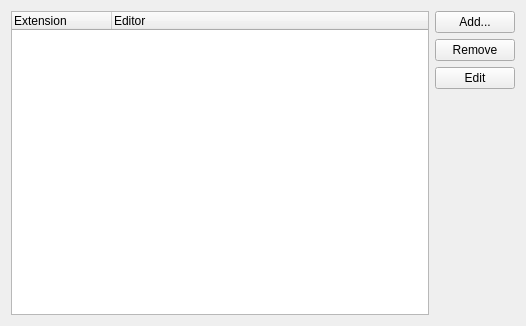
<?xml version="1.0" encoding="UTF-8"?>
<ui version="4.0">
 <class>SettingFileAssociationSection</class>
 <widget class="QWidget" name="SettingFileAssociationSection">
  <property name="geometry">
   <rect>
    <x>0</x>
    <y>0</y>
    <width>526</width>
    <height>326</height>
   </rect>
  </property>
  <property name="sizePolicy">
   <sizepolicy hsizetype="Expanding" vsizetype="Preferred">
    <horstretch>0</horstretch>
    <verstretch>0</verstretch>
   </sizepolicy>
  </property>
  <property name="windowTitle">
   <string>Form</string>
  </property>
  <layout class="QGridLayout" name="gridLayout">
   <item row="0" column="2">
    <layout class="QVBoxLayout" name="extensionsButtonsLayout">
     <item>
      <widget class="QPushButton" name="add">
       <property name="text">
        <string>Add...</string>
       </property>
      </widget>
     </item>
     <item>
      <widget class="QPushButton" name="remove">
       <property name="text">
        <string>Remove</string>
       </property>
      </widget>
     </item>
     <item>
      <widget class="QPushButton" name="edit">
       <property name="text">
        <string>Edit</string>
       </property>
      </widget>
     </item>
     <item>
      <spacer name="verticalSpacer_3">
       <property name="orientation">
        <enum>Qt::Vertical</enum>
       </property>
       <property name="sizeHint" stdset="0">
        <size>
         <width>20</width>
         <height>40</height>
        </size>
       </property>
      </spacer>
     </item>
    </layout>
   </item>
   <item row="0" column="1">
    <widget class="QTreeWidget" name="extensionsTree">
     <column>
      <property name="text">
       <string>Extension</string>
      </property>
     </column>
     <column>
      <property name="text">
       <string>Editor</string>
      </property>
     </column>
    </widget>
   </item>
  </layout>
 </widget>
 <resources/>
 <connections/>
</ui>
